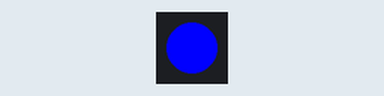
Recording of a sketch running on a simulated ATtiny85, built with avr-gcc and run on an emulated ATtiny85. Parts: 1 RGB LEDs in strip order, left to right. The modem accepts every AT command (registered, SIM ready, sends succeed) and sends nothing else.

Above: at 0.1 s.
At 1.1 s:
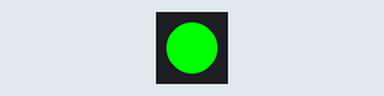
At 4.1 s:
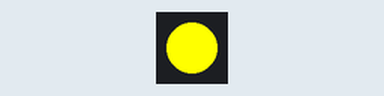
At 9.1 s:
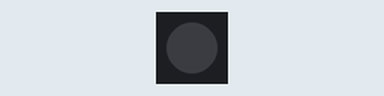
Timing chart, 0 to 10.6 s (numbered marks = the images above):
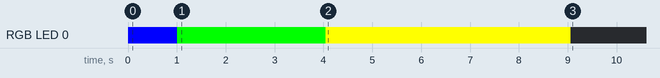

The sketch:

tinywifi.ino
```cpp
#include <SoftwareSerial.h>
#include <Adafruit_NeoPixel.h>

Adafruit_NeoPixel strip = Adafruit_NeoPixel(1, 4, NEO_GRB + NEO_KHZ800);

#define SSID "SSID" // insert your SSID
#define PASS "PWD" // insert your password
#define DST_IP "54.235.246.209" //temporacloud.com
SoftwareSerial sSerial(5,6); // RX, TX for talking to wifi module

#if defined(__AVR_ATtiny85__)
  #define DEBUG_CONNECT(x)
  #define DEBUG_PRINT(x)
  #define DEBUG_PRINTLN(x)
  #define DEBUG_FLUSH()
#else
  #define DEBUG_CONNECT(x)  Serial.begin(x)
  #define DEBUG_PRINT(x)    Serial.print(x)
  #define DEBUG_PRINTLN(x)    Serial.println(x)
  #define DEBUG_FLUSH()     Serial.flush()
#endif

void setup() {
	strip.begin(); //initialize neopixel
	strip.show();
	DEBUG_CONNECT(9600); //set up console for debugging prints
	sSerial.begin(9600); //set up software serial for talking to wifi module
	DEBUG_PRINTLN("AT+RST <--reset and test if module is ready"); //reset and test if module is ready
	sSerial.println("AT+RST");
	strip.setPixelColor(0, strip.Color(0, 0, 255));
	strip.show();
	delay(1000);
	if (waitForString("ready", 5, 5000)) {
		DEBUG_PRINTLN("<--Wifi Module is ready");
		strip.setPixelColor(0, strip.Color(0, 255, 0));
		strip.show();
	} else {
		DEBUG_PRINTLN("<--Wifi Module not responding -- try a reset");
		strip.setPixelColor(0, strip.Color(255, 0, 0));
		strip.show();
		while (1)
			;
	}
	delay(1000);
	// try to connect to wifi
	boolean connected = false;
	for (int i = 0; i < 5; i++) {
		if (connectWiFi()) {
			connected = true;
			break;
		}
	}
	if (!connected) {
		strip.setPixelColor(0, strip.Color(255, 0, 0));
		strip.show();
		while (1)
			;
	}
	strip.setPixelColor(0, strip.Color(255, 255, 0));
	strip.show();
	delay(5000);
	DEBUG_PRINTLN("AT+CIPMUX=0 <--set to single connection mode"); // set to single connection mode
	sSerial.println("AT+CIPMUX=0");
	strip.setPixelColor(0, strip.Color(0, 0, 0));
	strip.show();
}

void loop() {
	String cmd = "AT+CIPSTART=\"TCP\",\"";
	cmd += DST_IP;
	cmd += "\",80";
	DEBUG_PRINT(cmd);
	DEBUG_PRINTLN(" <--open a port to the web server");
	sSerial.println(cmd);
	if (waitForString("Error", 5, 5000))
		return;
	cmd = "GET /connection/listen?streams=Scott%27s%20LED%20Notifier:i&tokens=<tokencode> HTTP/1.0\r\nHost: temporacloud.com\r\n\r\n";
	DEBUG_PRINT("AT+CIPSEND=");
	sSerial.print("AT+CIPSEND=");
	DEBUG_PRINT(cmd.length());
	DEBUG_PRINTLN(" <--send the number of bytes we are going to transmit");
	sSerial.println(cmd.length());
	if (waitForString(">", 1, 5000)) {
		DEBUG_PRINT(">");
	} else {
		DEBUG_PRINTLN("AT+CIPCLOSE");
		sSerial.println("AT+CIPCLOSE");
		DEBUG_PRINTLN("connection timeout");
		delay(1000);
		return;
	}
	DEBUG_PRINT(cmd);
	DEBUG_PRINTLN(" <--send the get request");
	sSerial.print(cmd);
	int n = 0; // char counter
	char json[100] = "";
	while (1) {
		n = 0;
		if (waitForString("rgbColor", 8, 30000)) {
			int cnt = 5; //skip 5 after rgbColor
			while (1) {
				if (sSerial.available()) {
					cnt--;
					if (cnt < 0) {
						char c = sSerial.read();
						json[n] = c;
						n++;
					} else {
						char c = sSerial.read();
					}
					if (cnt == -6)
						break;
				}
			}
			int r;
			int g;
			int b;
			sscanf(json, "%2x%2x%2x", &r, &g, &b);
			DEBUG_PRINT("Received RGB Color: ");
			DEBUG_PRINT("(");
			DEBUG_PRINT(r);
			DEBUG_PRINT(",");
			DEBUG_PRINT(g);
			DEBUG_PRINT(",");
			DEBUG_PRINT(b);
			DEBUG_PRINTLN(")");
			strip.setPixelColor(0, strip.Color(r, g, b));
			strip.show();
		}
		delay(1000);
	}
}

boolean connectWiFi() {
	DEBUG_PRINTLN("AT+CWMODE=1 <--Set Wifi station mode");
	sSerial.println("AT+CWMODE=1");
	String cmd = "AT+CWJAP=\"";
	cmd += SSID;
	cmd += "\",\"";
	cmd += PASS;
	cmd += "\"";
	DEBUG_PRINT(cmd);
	DEBUG_PRINTLN(" <--join the AP");
	sSerial.println(cmd);
	delay(2000);
	if (waitForString("OK", 2, 5000)) {
		DEBUG_PRINTLN("<--OK, Connected to WiFi.");
		return true;
	} else {
		DEBUG_PRINTLN("<--Can not connect to the WiFi.");
		return false;
	}
}

//Wait for specific input string until timeout runs out
bool waitForString(char* input, uint8_t length, unsigned int timeout) {

	unsigned long end_time = millis() + timeout;
	int current_byte = 0;
	uint8_t index = 0;

	while (end_time >= millis()) {

		if (sSerial.available()) {

			//Read one byte from serial port
			current_byte = sSerial.read();
			DEBUG_PRINT((char )current_byte);

			if (current_byte != -1) {
				//Search one character at a time
				if (current_byte == input[index]) {
					index++;

					//Found the string
					if (index == length) {
						DEBUG_PRINTLN("<--found");
						return true;
					}
					//Restart position of character to look for
				} else {
					index = 0;
				}
			}
		}
	}
	//Timed out
	DEBUG_PRINTLN("<--timeout");
	return false;
}
```
